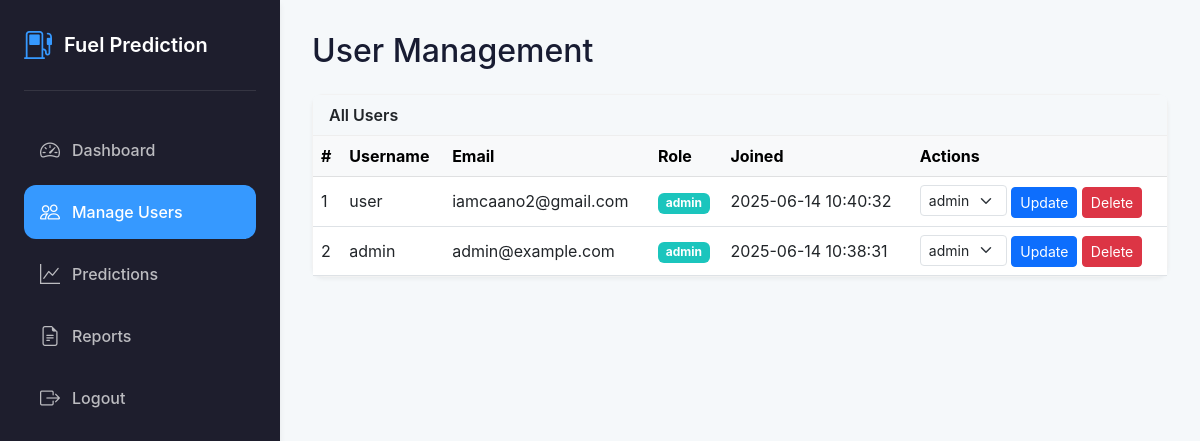
Screenshot of /admin/users.php (signed in) with the database file from the repository.
### tables this page shows
CREATE TABLE `users` (
  `id` int(11) NOT NULL,
  `username` varchar(50) NOT NULL,
  `email` varchar(100) NOT NULL,
  `password` varchar(255) NOT NULL,
  `role` enum('user','admin') NOT NULL DEFAULT 'user',
  `created_at` timestamp NOT NULL DEFAULT current_timestamp(),
  `reset_token` varchar(64) DEFAULT NULL,
  `reset_expires` datetime DEFAULT NULL
);

### admin/users.php (the view, shortened to what this page needs)
<?php
include '../includes/db.php';
$rows = $pdo->query('SELECT * FROM users ORDER BY created_at DESC')->fetchAll();
?>
<!DOCTYPE html>
<html lang="en">
<head>
    <link href="https://cdn.jsdelivr.net/npm/bootstrap@5.3.0/dist/css/bootstrap.min.css" rel="stylesheet">
    <link href="https://cdn.jsdelivr.net/npm/bootstrap-icons@1.10.5/font/bootstrap-icons.css" rel="stylesheet">
</head>
<body>
    <div class="sidebar">
        <div class="sidebar-header">
            <a href="dashboard.php" class="sidebar-brand">
                <i class="bi bi-fuel-pump"></i>
                <span>Fuel Prediction</span>
            </a>
        </div>
        <nav class="nav flex-column">
            <a class="nav-link" href="dashboard.php">
                <i class="bi bi-speedometer2"></i>
                <span>Dashboard</span>
            </a>
            <a class="nav-link active" href="users.php">
                <i class="bi bi-people"></i>
                <span>Manage Users</span>
            </a>
            <a class="nav-link" href="predictions.php">
                <i class="bi bi-graph-up"></i>
                <span>Predictions</span>
            </a>
            <a class="nav-link" href="reports.php">
                <i class="bi bi-file-earmark-text"></i>
                <span>Reports</span>
            </a>
            <a class="nav-link" href="/logout.php">
                <i class="bi bi-box-arrow-right"></i>
                <span>Logout</span>
            </a>
        </nav>
    </div>
    <div class="main-content">
        <h2 class="mb-4">User Management</h2>
        <div class="table-card card">
            <div class="card-header">All Users</div>
            <div class="card-body p-0">
                <div class="table-responsive">
                    <table class="table table-hover align-middle mb-0">
                        <thead class="table-light">
                            <tr>
                                <th>#</th>
                                <th>Username</th>
                                <th>Email</th>
                                <th>Role</th>
                                <th>Joined</th>
                                <th>Actions</th>
                            </tr>
                        </thead>
                        <tbody>
                        <?php $i = 1; foreach ($rows as $row): ?>
                            <tr>
                                <td><?php echo $i++; ?></td>
                                <td><?php echo htmlspecialchars($row['username']); ?></td>
                                <td><?php echo htmlspecialchars($row['email']); ?></td>
                                <td>
                                    <span class="badge <?php echo $row['role'] === 'admin' ? 'badge-admin' : 'badge-user'; ?>">
                                        <?php echo htmlspecialchars($row['role']); ?>
                                    </span>
                                </td>
                                <td><?php echo htmlspecialchars($row['created_at']); ?></td>
                                <td>
                                    <form method="POST" class="d-inline">
                                        <select name="role" class="form-select form-select-sm d-inline w-auto">
                                            <option value="admin"<?php if($row['role']=='admin') echo ' selected'; ?>>admin</option>
                                        </select>
                                        <button type="submit" name="update_role" class="btn btn-sm btn-primary">Update</button>
                                    </form>
                                    <form method="POST" class="d-inline" onsubmit="return confirm('Delete this user?');">
                                        <button type="submit" name="delete_user" class="btn btn-sm btn-danger">Delete</button>
                                    </form>
                                </td>
                            </tr>
                        <?php endforeach; ?>
                        </tbody>
                    </table>
                </div>
            </div>
        </div>
    </div>
</body>
</html>

### admin/users.php (style rules this page uses)
:root { --sidebar-width: 280px; --primary-color: #1E1E2D; --accent-color: #3699FF; --success-color: #1BC5BD; --danger-color: #F64E60; --text-light: #ffffff; --text-dark: #181C32; --bg-light: #F5F8FA; --bg-white: #ffffff; --shadow-sm: 0 2px 4px rgba(0,0,0,0.05); --shadow-md: 0 4px 6px rgba(0,0,0,0.07); --border-radius: 12px; }
body { background-color: var(--bg-light); color: var(--text-dark); font-family: 'Inter', -apple-system, BlinkMacSystemFont, 'Segoe UI', Roboto, sans-serif; }
.sidebar { position: fixed; top: 0; left: 0; height: 100vh; width: var(--sidebar-width); background: var(--primary-color); color: var(--text-light); padding: 24px; z-index: 1000; box-shadow: var(--shadow-md); }
.sidebar .sidebar-header { display: flex; align-items: center; justify-content: space-between; margin-bottom: 32px; padding-bottom: 24px; border-bottom: 1px solid rgba(255,255,255,0.1); }
.sidebar-brand { display: flex; align-items: center; gap: 12px; color: var(--text-light); text-decoration: none; font-size: 1.25rem; font-weight: 600; }
.sidebar-brand i { font-size: 1.75rem; color: var(--accent-color); }
.sidebar .nav-link { display: flex; align-items: center; color: rgba(255,255,255,0.7); padding: 12px 16px; border-radius: var(--border-radius); margin-bottom: 8px; text-decoration: none; font-weight: 500; }
.sidebar .nav-link.active, .sidebar .nav-link:hover { background: var(--accent-color); color: var(--text-light); }
.sidebar .nav-link i { font-size: 1.25rem; min-width: 32px; }
.main-content { margin-left: var(--sidebar-width); padding: 32px; min-height: 100vh; }
.table-card { background: var(--bg-white); border-radius: var(--border-radius); box-shadow: var(--shadow-sm); border: 1px solid rgba(0,0,0,0.05); margin-bottom: 24px; }
.table-card .card-header { background: var(--bg-light); border-bottom: 1px solid #eee; font-weight: 600; }
.badge-admin { background: var(--success-color); color: #fff; }

### rows the page displays
users: username "user", email "iamcaano2@gmail.com", role "admin", created_at "2025-06-14 10:40:32"
users: username "admin", email "admin@example.com", role "admin", created_at "2025-06-14 10:38:31"
